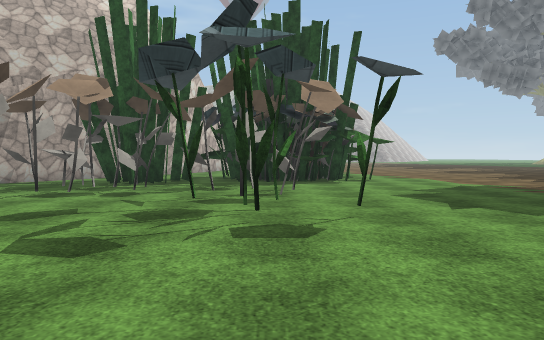
[1] (above)

24 first-person views from a walk through a scene from a Unity 3-D project. The camera is 1.3 m above the floor, tilts 2° down and sees 70° across. The floor is counted in squares, 2 m on a side. Each view is taken from the middle of a square. On the plan, view 1 faces up. The plan holds only what a view shows up to about 11 squares ahead; the rest is blank. The place goes on beyond the plan. Some surface patterns are stand-ins.

[2]
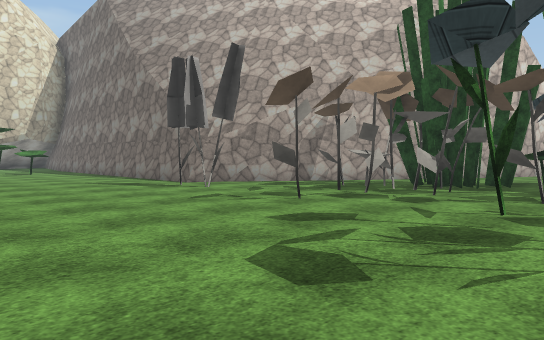

[3]
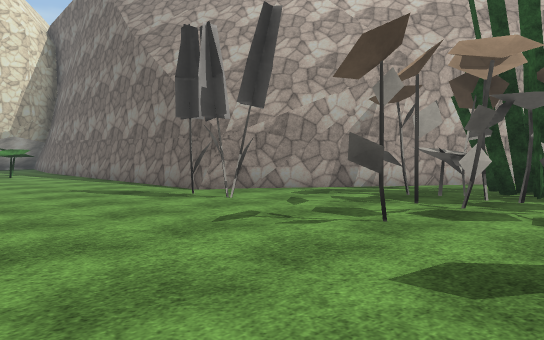

[4]
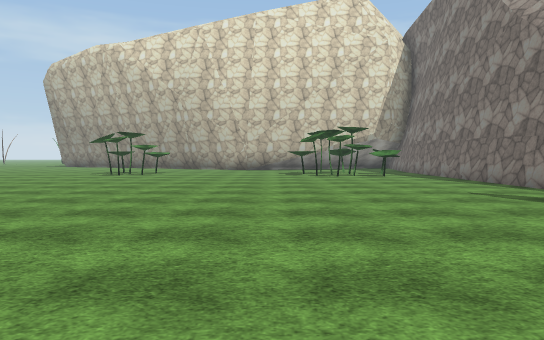

[5]
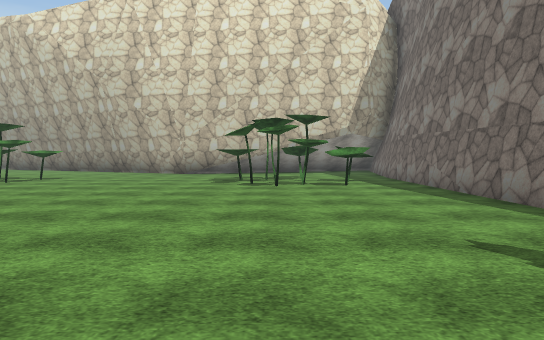

[6]
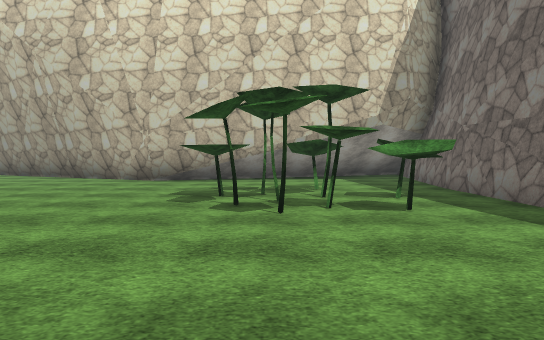

[7]
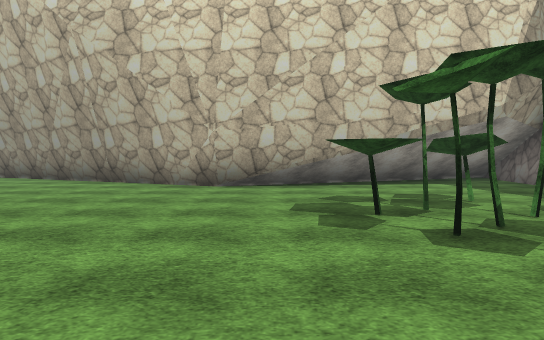

[8]
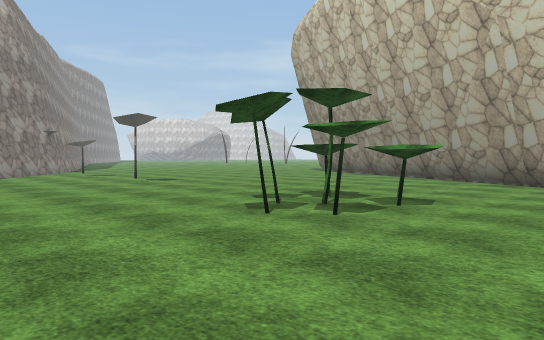

[9]
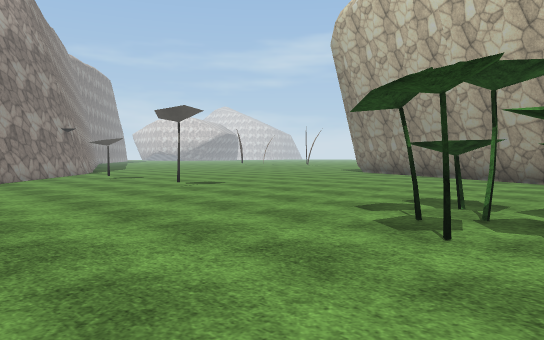

[10]
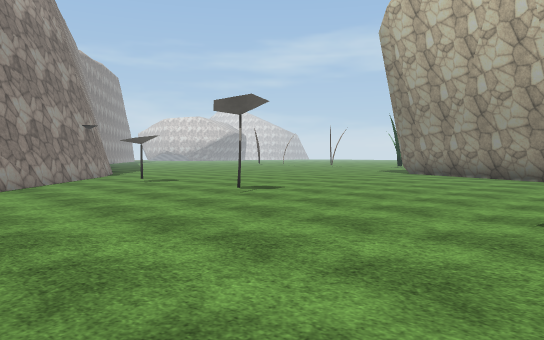

[11]
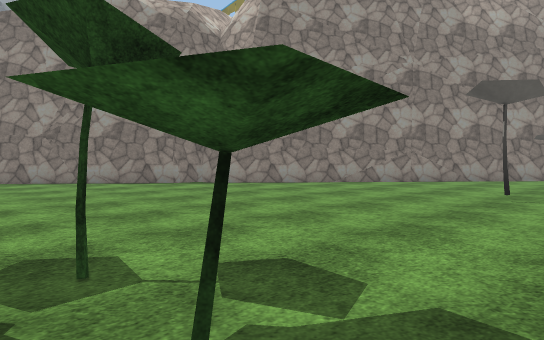

[12]
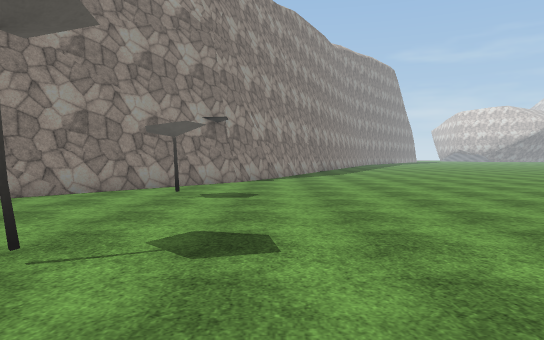

[13]
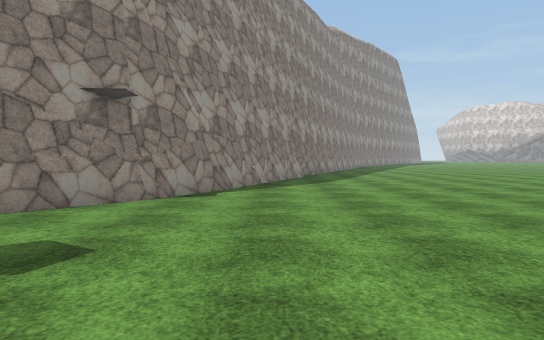

[14]
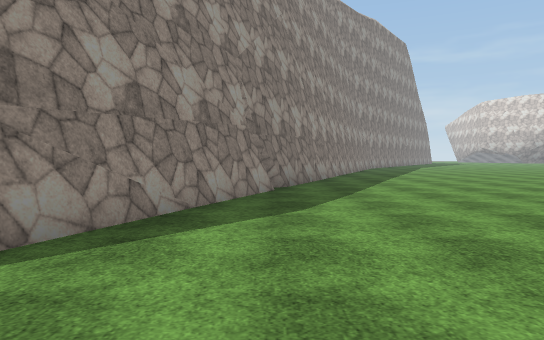

[15]
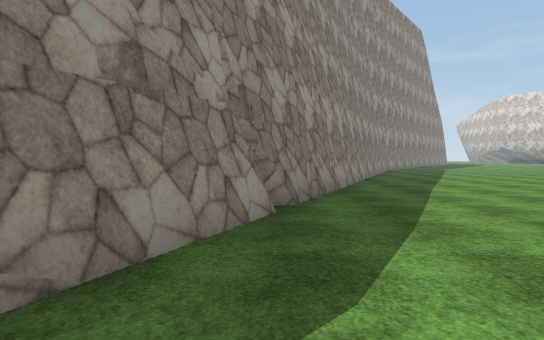

[16]
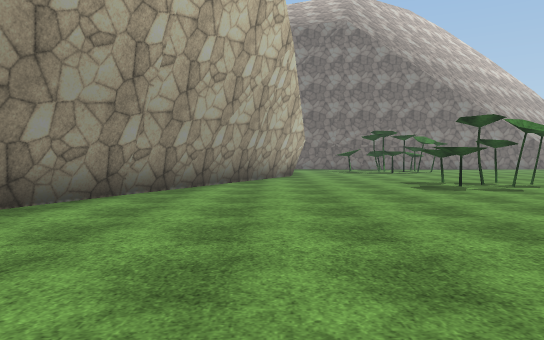

[17]
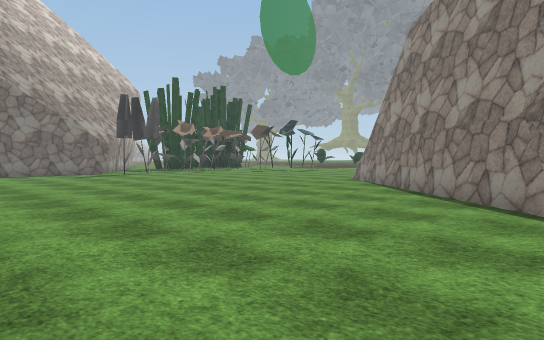

[18]
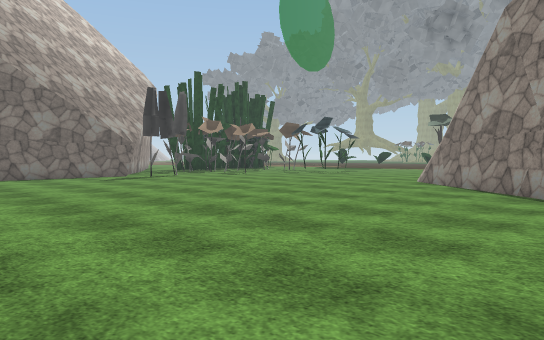

[19]
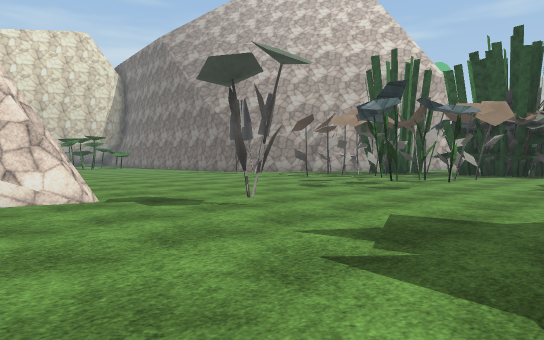

[20]
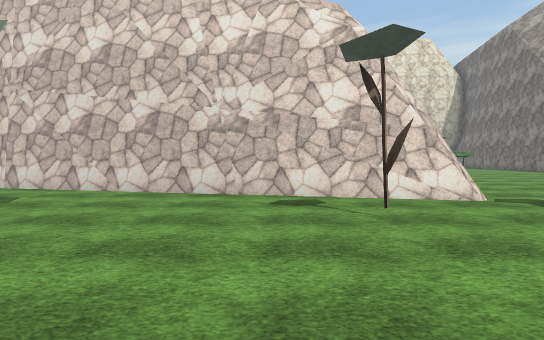

[21]
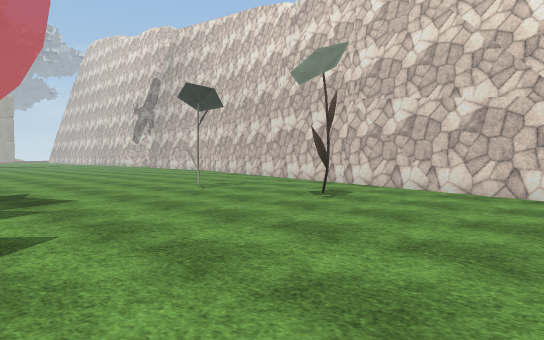

[22]
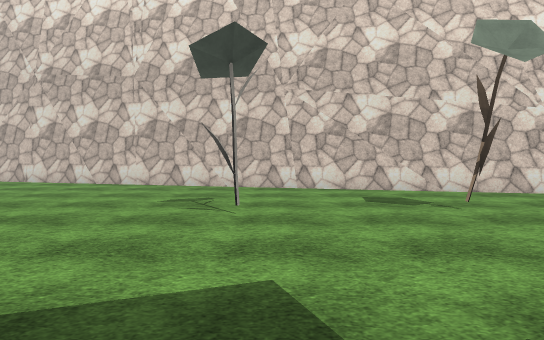

[23]
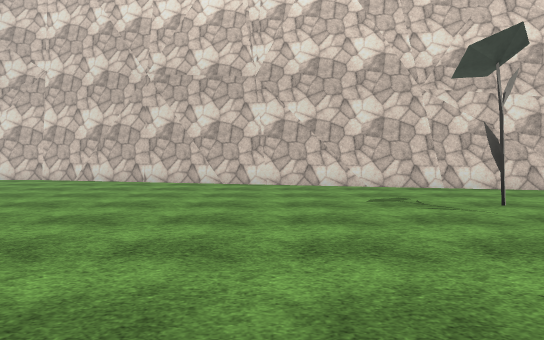

[24]
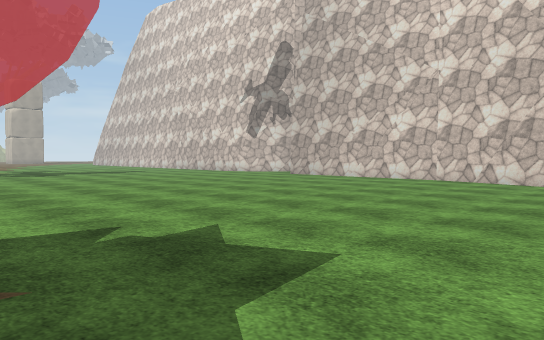

### Floor plan
Key: @ floor where view 1 was taken; # wall or solid block; . floor; ^ raised ledge; F flower; T thing the floor can be seen under or through; O other object.
Columns run from 25 left of view 1 to 4 right of it. Each row starts with its distance up from view 1.
 10                   ##.#### O#..
  9                  ##..O#.......
  8                  #..OOO.OO....
  7  #################...OOO.O....
  6  ##..............FF...........
  5   ##....^^^..........F..##....
  4   ##..^.TT...............##..
  3    ##..TTT...................
  2    ##.. ^T...................
  1     #........................
  0    ##....................@...
 -1    #.....................#....
 -2   ##.................###......
 -3   #....^#...........## #......
 -4  ##....^##.........## ##.F....
 -5  #.....##.........##  #.......
 -6 ##...............##   #.......
 -7 #...............##   ##.......
 -8 #...............#    #........
 -9 ...............##    #..F....
-10  .......#.....##     #.......
-11  ............##     ##........
-12   ..........##      #....F...
-13   .........##       #........
-14   .....#..##        #.........
-15  .........#        ##........
-16 .........##        #..........
-17 ........##         #..........
-18 .......##         ##..........
-19 .......#          #...........
-20 ......##          #..........
-21 ......#           #..........
-22 .....##           # .........
-23 .....#               ........
-24 ....##                .......
-25 ....#                  .....
-26 ....#                   ....
-27 ...##                    ...
-28 ...#                      ..
-29 ..##
-30 ..#
-31 ..#

Positions as (right, up) in squares from view 1, and headings:
1: (0, 0), facing up
2: (0, 1), facing up-left
3: (-2, 2), facing up-left
4: (-3, 1), facing left
5: (-7, 3), facing left
6: (-11, 3), facing left
7: (-13, 1), facing left
8: (-13, -1), facing down-left
9: (-13, -3), facing down-left
10: (-13, -5), facing down-left
11: (-19, -4), facing down-right
12: (-19, -8), facing down
13: (-20, -12), facing down
14: (-21, -17), facing down
15: (-21, -20), facing down
16: (-22, -13), facing up
17: (-14, -8), facing up-right
18: (-14, -6), facing up-right
19: (4, -4), facing up-left
20: (4, -5), facing left
21: (4, -5), facing down-left
22: (4, -11), facing left
23: (4, -14), facing left
24: (4, -16), facing down-left
